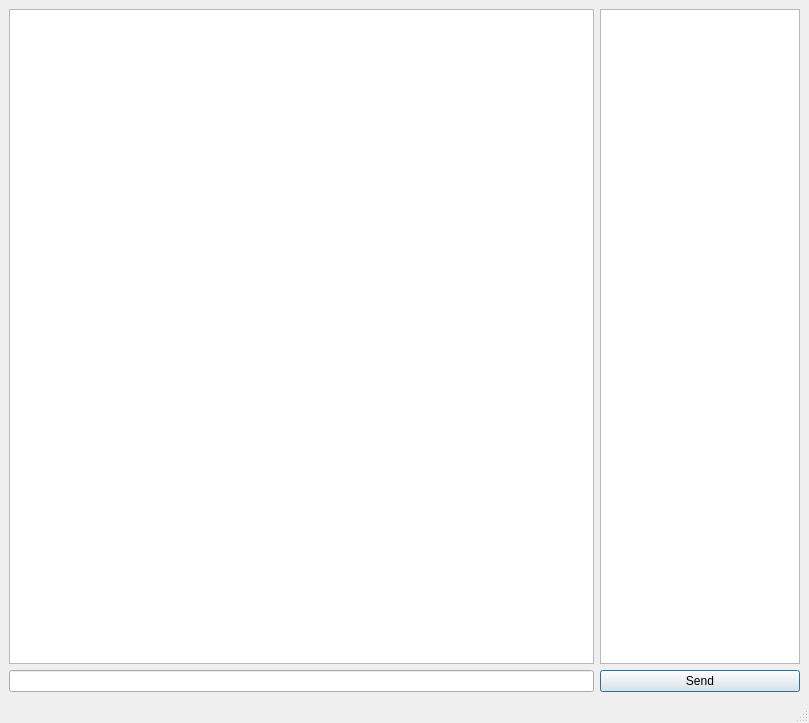
<?xml version="1.0" encoding="UTF-8"?>
<ui version="4.0">
 <class>RoomWindow</class>
 <widget class="QMainWindow" name="RoomWindow">
  <property name="geometry">
   <rect>
    <x>0</x>
    <y>0</y>
    <width>809</width>
    <height>723</height>
   </rect>
  </property>
  <property name="windowTitle">
   <string>MainWindow</string>
  </property>
  <widget class="QWidget" name="centralwidget">
   <layout class="QGridLayout" name="gridLayout">
    <item row="0" column="0">
     <widget class="QTextEdit" name="txtChat">
      <property name="readOnly">
       <bool>true</bool>
      </property>
     </widget>
    </item>
    <item row="0" column="1">
     <widget class="QListWidget" name="listUsers">
      <property name="maximumSize">
       <size>
        <width>200</width>
        <height>16777215</height>
       </size>
      </property>
     </widget>
    </item>
    <item row="1" column="0">
     <widget class="QLineEdit" name="txtInput"/>
    </item>
    <item row="1" column="1">
     <widget class="QPushButton" name="btnSend">
      <property name="text">
       <string>Send</string>
      </property>
      <property name="autoDefault">
       <bool>true</bool>
      </property>
      <property name="default">
       <bool>true</bool>
      </property>
     </widget>
    </item>
   </layout>
  </widget>
  <widget class="QMenuBar" name="menubar">
   <property name="geometry">
    <rect>
     <x>0</x>
     <y>0</y>
     <width>809</width>
     <height>21</height>
    </rect>
   </property>
  </widget>
  <widget class="QStatusBar" name="statusbar"/>
 </widget>
 <resources/>
 <connections/>
</ui>
